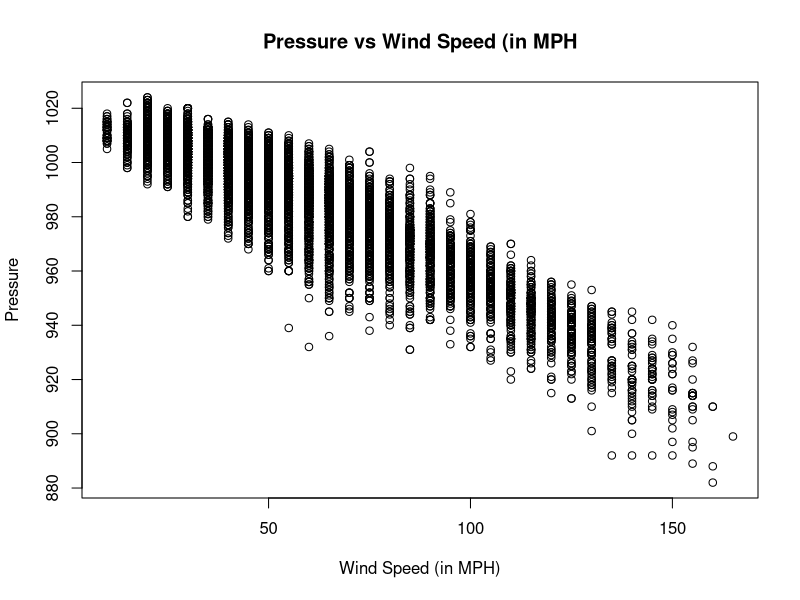
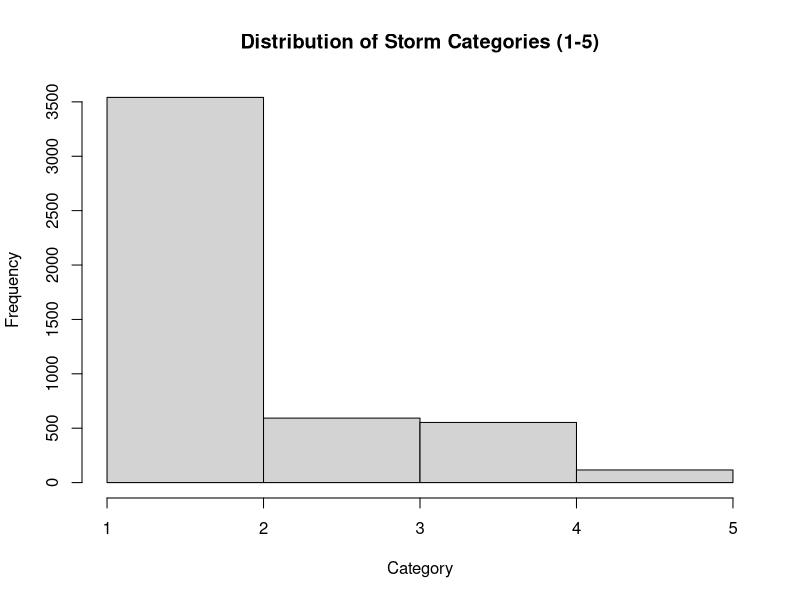
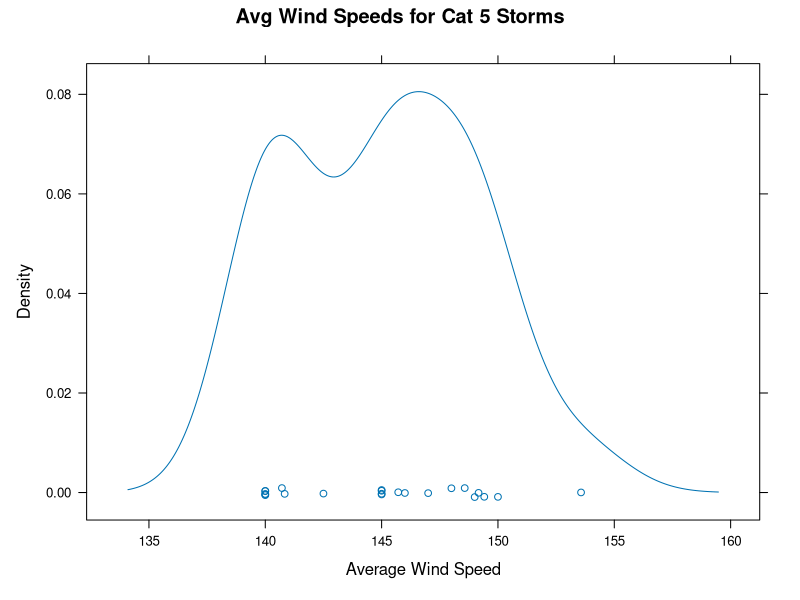

Here is the R script that generated these plots, in order: (Note: this script raises an error after producing the figures.)
## ---- chunk 1
data("storms", package = "dplyr")
head(storms)
## ---- chunk 2
plot(storms$pressure~ storms$wind,
     ylab = "Pressure",
     xlab = "Wind Speed (in MPH)",
     main = "Pressure vs Wind Speed (in MPH")
## ---- chunk 3
hist(storms$category,
     breaks = 5,
     xlab = "Category",
     main = "Distribution of Storm Categories (1-5)")
## ---- chunk 4
library(dplyr)
library(lattice)
## ---- chunk 5
s_df <- storms
s_avg_wind <- s_df %>%
  group_by(name) %>%
  filter(category == 5) %>%
  summarise(avg_wind_speed = mean(wind))
  
densityplot(~avg_wind_speed,data=s_avg_wind,
            xlab = "Average Wind Speed",
            main = "Avg Wind Speeds for Cat 5 Storms")

## ---- chunk 6
s_pressure <- s_df %>%
  group_by(year) %>%
  summarise(avg_wind_speed = mean(wind), avg_pressure = mean(pressure))

levelplot(avg_pressure ~ year * avg_wind_speed,
          data = s_pressure,
          panel = panel.levelplot.points,
          xlab = "Year",
          ylab = "Average Wind Speed",
          main = "Average Wind Speed (in MPH) by Year",
          colorkey = list(title = "Avg Pressure",
                          title.control = list(side = "top", padding = 0.5))
          )
  

## ---- chunk 7
library(ggplot2)
## ---- chunk 8
s_max <- s_df %>%
  group_by(name, year) %>%
  summarize(
    storm_length = n(),
    avg_wind = mean(wind),
    avg_pressure = mean(pressure)
  ) %>%
  arrange(desc(avg_wind))

ggplot(s_max, aes(x = avg_wind, y = avg_pressure, color=storm_length)) + 
  geom_point() +
  labs(title = "Avg Pressure vs Avg Wind Speed",
       subtitle = "With Storm Length",
       x = "Average Wind Speed in MPH",
       y = "Average Pressure",
       color = "Storm Length in Days") +
  theme_minimal()
## ---- chunk 9
#box plot of top 5 strongest storm by max winds
s_top_5_names <- s_df %>%
  group_by(name) %>%
  summarise(max_wind = max(wind)) %>%
  arrange(desc(max_wind)) %>%
  slice_head(n=5)

s_top_5 <- s_df %>%
  filter(name == s_top_5_names$name)
  
ggplot(s_top_5, aes(x = name, y = wind)) + geom_boxplot(outlier.color = "red") +
  labs(title = "Box Plot of Top 5 Storm by Wind",
       x = "Storm",
       y = "Wind Speed in MPH") +
  theme_minimal()
